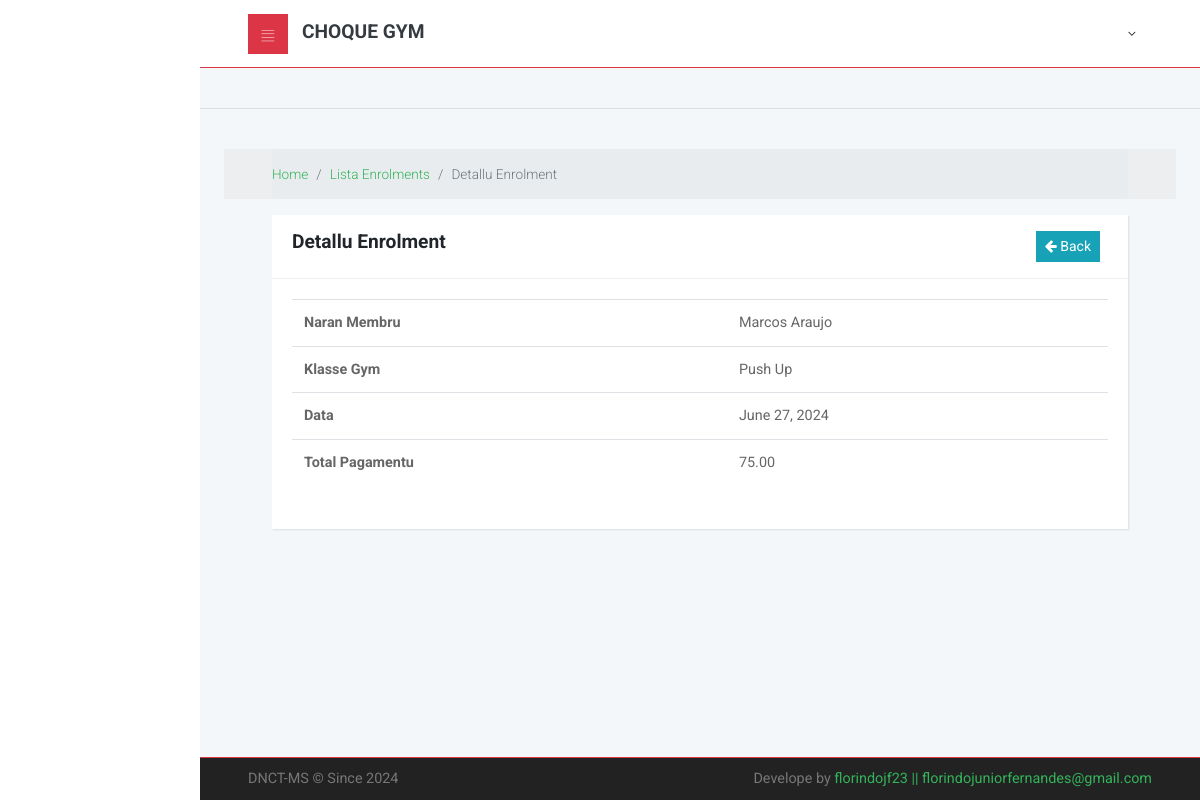
Screenshot of /detail_enrollment/1 with the database file from the repository.
### cliente/models.py (models this page shows, shortened)
class Enrollment(models.Model):
    member = models.ForeignKey(Member, on_delete=models.CASCADE)
    gym_class = models.ForeignKey(GymClass, on_delete=models.CASCADE)
    enrollment_date = models.DateField(auto_now_add=True)
    def get_total_payment(self):
        duration_in_months = self.member.get_duration_in_months()
        if duration_in_months is not None:
            return duration_in_months * self.gym_class.payment_per_month
        else:
            return None

class Member(models.Model):
    nu_id = models.CharField(max_length=20,unique=True,null=True)
    naran = models.CharField(max_length=200,null=True)
    sexo = models.CharField(choices=[('Mane','Mane'),('Feto','Feto')],max_length=10,null=True,blank=True)
    naturalidade = models.CharField(max_length=200,null=True,blank=True)
    data_moris = models.DateField(null=True)
    join_date = models.DateField(auto_now_add=True)
    end_date = models.DateField(null=True)
    enderesu = models.CharField(max_length=200,null=True,blank=True)
    municipio = models.ForeignKey(Municipality, on_delete=models.CASCADE,null=True,blank=True)
    status = models.CharField(choices=[('Solteiru/a','Solteiru/a'),('Marridu/a','Marridu/a')],max_length=10,null=True,blank=True)
    phone = models.CharField(max_length=200,null=True)
    email = models.EmailField(max_length=200,null=True,blank=True)
    fotografia = models.ImageField(upload_to='images/',null=True, blank=True)
    documentos = models.FileField(upload_to='CV/', null=True, blank=True)
    def __str__(self):
        return self.naran
    def get_duration_in_months(self):
        if self.end_date:
            delta = relativedelta(self.end_date, self.join_date)
            return delta.years * 12 + delta.months
        else:
            return None

class GymClass(models.Model):
    name = models.CharField(max_length=100)
    description = models.TextField()
    start_time = models.TimeField()
    end_time = models.TimeField()
    days_of_week = models.CharField(max_length=150)
    payment_per_month = models.DecimalField(max_digits=6, decimal_places=2, default=25.00)
    def __str__(self):
        return self.name

### cliente/views.py (the view)
# urls.py: path('detail_enrollment/<str:pk>', detailEnrollment,  name = 'detail_enrollment'),
def detailEnrollment(request,pk):
    enrolldata = get_object_or_404(Enrollment,id=pk)
    data = {
    'title':"Detallu Enrolment",
    'enrolldata':enrolldata,
    'page':"view",
    'active_estudante':"active",
    }
    return render(request, 'enrollform.html',data)

### cliente/templates/enrollform.html (shortened to what this page needs)
{% extends 'main/layout.html' %}
{% load static %}
{% load crispy_forms_tags %}
{% block content %}
<div class="col-sm-12 p-4">
	 <div class="breadcrumb-holder">
        <div class="container-fluid">
          <ul class="breadcrumb">
            <li class="breadcrumb-item"><a href="{% url 'home' %}">Home</a></li>
            <li class="breadcrumb-item"><a href="{% url 'enrollment' %}">Lista Enrolments</a></li>
            <li class="breadcrumb-item active">{{title}}       </li>
          </ul>
        </div>
      </div>
      <section>
        <div class="container-fluid">
          <div class="row mt-3">
            <div class="col-lg-12">
              <div class="card">
                <div class="card-header d-flex justify-content-between text-center">
                  <div class="text-center">
                    <h3>{{title}}</h3>
                  </div>
                  <div class="d-flex justify-content-end">
                    <div class="text-center mr-2">
                      <button class="btn btn-sm btn-info" title="Add Data" onclick=self.history.back()> <i class="fa fa-arrow-left"></i> Back</button>
                    </div>
                  </div>
                </div>
                {% if page == "view" %}
                <div class="card-body">
                  <table class="table w-100 mb-4">
                    <tr><th>Naran Membru</th><td></a>{{enrolldata.member}}</td></tr>
                    <tr><th>Klasse Gym</th><td>{{enrolldata.gym_class}}</td></tr>
                    <tr><th>Data</th><td>{{enrolldata.enrollment_date}}</td></tr>
                    <tr><th>Total Pagamentu</th><td>{{enrolldata.get_total_payment}}</td></tr>
                  </table>
                </div>
                {% endif %}
              </div>
            </div>
          </div>
        </div>
      </section>
    </div>
{% endblock %}

### static/css/style.default.css (style rules this page uses)
a { display: inline-block; text-decoration: none; color: #fff; }
body { overflow-x: hidden; }
i { display: inline-block; }
table { font-size: 0.9em; color: #666; }
.breadcrumb-holder { background: #eceeef; }
.breadcrumb-holder .breadcrumb { padding: 15px 0; font-size: 0.85em; font-weight: 300; color: #999; margin-bottom: 0; }
.card { margin-bottom: 30px; -webkit-box-shadow: 1px 1px 2px rgba(0, 0, 0, 0.1); box-shadow: 1px 1px 2px rgba(0, 0, 0, 0.1); }
.card-header h1, .card-header h2, .card-header h3, .card-header h4, .card-header h5, .card-header h6 { margin-bottom: 0; }
@media (min-width: 768px) { .container-fluid { padding: 0 3rem; } }
button { cursor: pointer; }
.table { margin-bottom: 0; color: #666; }
.table td, .table th { border-color: #dee2e6; }
.btn { font-weight: 400; border: 1px solid transparent; padding: 0.45rem 0.75rem; font-size: 0.9rem; line-height: 1.5; border-radius: 0; -webkit-transition: color 0.15s ease-in-out, background-color 0.15s ease-in-out, border-color 0.15s ease-in-out, -webkit-box-shadow 0.15s ease-in-out; transition: color 0.15s ease-in-out, background-color 0.15s ease-in-out, border-color 0.15s ease-in-out, -webkit-box-shadow 0.15s ease-in-out; transition: color 0.15s ease-in-out, background-color 0.15s ease-in-out, border-color 0.15s ease-in-out, box-shadow 0.15s ease-in-out; transition: color 0.15s ease-in-out, background-color 0.15s ease-in-out, border-color 0.15s ease-in-out, box-shadow 0.15s ease-in-out, -webkit-box-shadow 0.15s ease-in-out; }
.btn-info { color: color-yiq(#17a2b8); background-color: #17a2b8; border-color: #17a2b8; }
.btn-sm { padding: 0.25rem 0.5rem; font-size: 0.875rem; line-height: 1.5; border-radius: 0; }
body { font-family: "Roboto", sans-serif; font-size: 1rem; font-weight: 400; line-height: 1.5; color: #212529; background-color: #fff; }
a { color: #33b35a; text-decoration: none; }
h1, h2, h3, h4, h5, h6, .h1, .h2, .h3, .h4, .h5, .h6 { margin-bottom: 0.5rem; font-family: inherit; font-weight: 700; line-height: 1.1; color: inherit; }
h3, .h3 { font-size: 1.2rem; }
.card { background-color: #fff; border: 0 solid #eee; border-radius: 0; }
.card-body { padding: 1.25rem; }
.card-header { padding: 1rem 1.25rem; background-color: #fff; border-bottom: 1px solid #eee; }
.card-header:first-child { border-radius: 0 0 0 0; }

### rows the page displays
Enrollment: member "Marcos Araujo", gym_class "Push Up", enrollment_date "June 27, 2024", get_total_payment "75.00"

### other values shown
{{ title }} "Detallu Enrolment"
